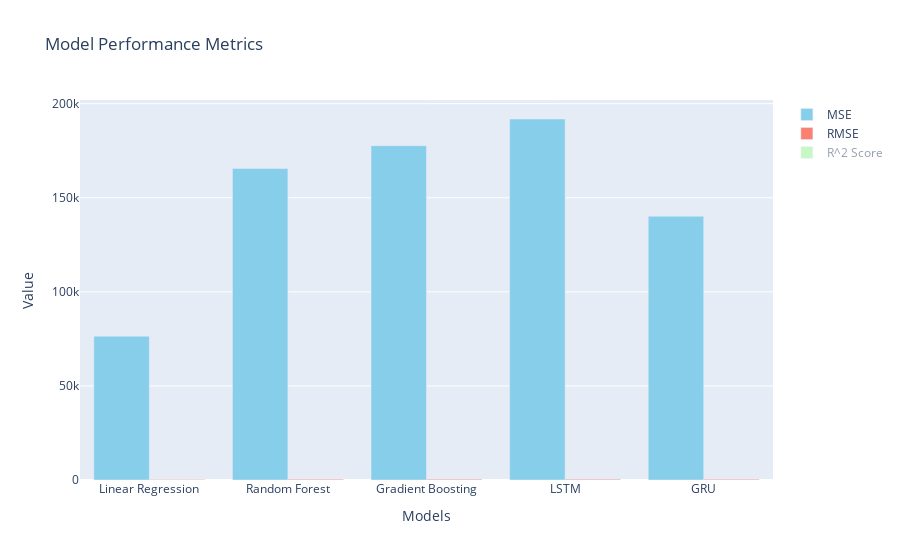

Here is the notebook cell this chart was saved with:
### Code cell
import plotly.graph_objs as go

# Define the models and their performance metrics
models = ['Linear Regression', 'Random Forest', 'Gradient Boosting', 'LSTM', 'GRU']
mse_values = [76444.56, 165521.36, 177677.23, 191858.86, 140171.28]
rmse_values = [276.49, 406.84, 421.52, 438.02, 374.39]
r2_values = [0.9997, 0.9993, 0.9993, 0.9992, 0.9994]

# Create traces
mse_trace = go.Bar(x=models, y=mse_values, name='MSE', marker=dict(color='skyblue'))
rmse_trace = go.Bar(x=models, y=rmse_values, name='RMSE', marker=dict(color='salmon'))
r2_trace = go.Bar(x=models, y=r2_values, name='R^2 Score', marker=dict(color='lightgreen'))

# Create layout
layout = go.Layout(title='Model Performance Metrics',
                   xaxis=dict(title='Models'),
                   yaxis=dict(title='Value'))

# Create figure
fig = go.Figure(data=[mse_trace, rmse_trace, r2_trace], layout=layout)

# Show the figure
fig.show()

### Figure 1 — Plotly figure (JSON) as saved in the notebook; plotly's stock layout.template omitted (floating-point values rounded to 4 significant figures)
{"data": [{"marker": {"color": "skyblue"}, "name": "MSE", "type": "bar", "x": ["Linear Regression", "Random Forest", "Gradient Boosting", "LSTM", "GRU"], "y": [76440.0, 165500.0, 177700.0, 191900.0, 140200.0]}, {"marker": {"color": "salmon"}, "name": "RMSE", "type": "bar", "visible": true, "x": ["Linear Regression", "Random Forest", "Gradient Boosting", "LSTM", "GRU"], "y": [276.5, 406.8, 421.5, 438.0, 374.4]}, {"marker": {"color": "lightgreen"}, "name": "R^2 Score", "type": "bar", "visible": "legendonly", "x": ["Linear Regression", "Random Forest", "Gradient Boosting", "LSTM", "GRU"], "y": [0.9997, 0.9993, 0.9993, 0.9992, 0.9994]}], "layout": {"autosize": true, "title": {"text": "Model Performance Metrics"}, "xaxis": {"autorange": true, "range": [-0.5, 4.5], "title": {"text": "Models"}, "type": "category"}, "yaxis": {"autorange": true, "range": [0, 202000.0], "title": {"text": "Value"}, "type": "linear"}}}
